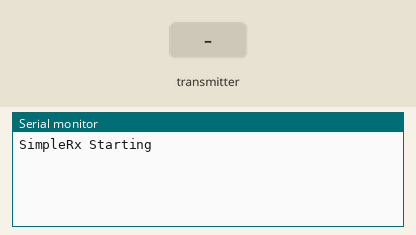
This sketch was run on a simulated Arduino Uno, built with avr-gcc and run on an emulated ATmega328P. Shown: the last lines printed to the serial monitor. The test bench sets the inputs (shaded band). No radio packets arrive unless stated.

Above: at 1.2 s.
1.3 s: the transmitter starts sending yaw = 0
At 1.37 s:
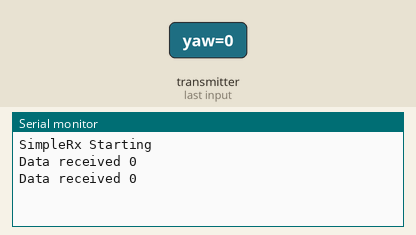
3.2 s: the transmitter starts sending yaw = 64
At 3.27 s:
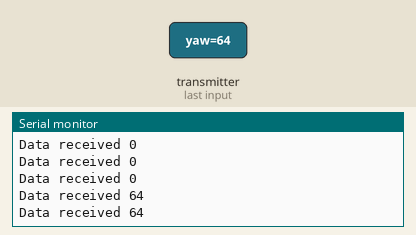

Measured:
- after the input at 1.3 s, the serial monitor: prints a new line at once (image 1)
- after the input at 3.2 s, the serial monitor: prints a new line at once (image 2)

The sketch:

NRF_Reciever.ino
```cpp
// SimpleRx - the slave or the receiver

#include <SPI.h>
#include <nRF24L01.h>
#include <RF24.h>

#define CE_PIN   9
#define CSN_PIN 10

const byte thisSlaveAddress[5] = {'R','x','A','A','A'};

RF24 radio(CE_PIN, CSN_PIN);

typedef struct {
  byte yaw;
  byte pitch;
  byte roll;
  byte throttle;
}conData;

conData dataReceived; // this must match dataToSend in the TX
bool newData = false;

//===========

void setup() {

    Serial.begin(9600);

    Serial.println("SimpleRx Starting");
    radio.begin();
    radio.setDataRate( RF24_250KBPS );
    radio.openReadingPipe(1, thisSlaveAddress);
    radio.startListening();
}

//=============

void loop() {
    getData();
    showData();
}

//==============

void getData() {
    if ( radio.available() ) {
        radio.read( &dataReceived, sizeof(dataReceived) );
        newData = true;
    }
}

void showData() {
    if (newData == true) {
        Serial.print("Data received ");
        Serial.println(dataReceived.yaw);
        newData = false;
    }
}
```
